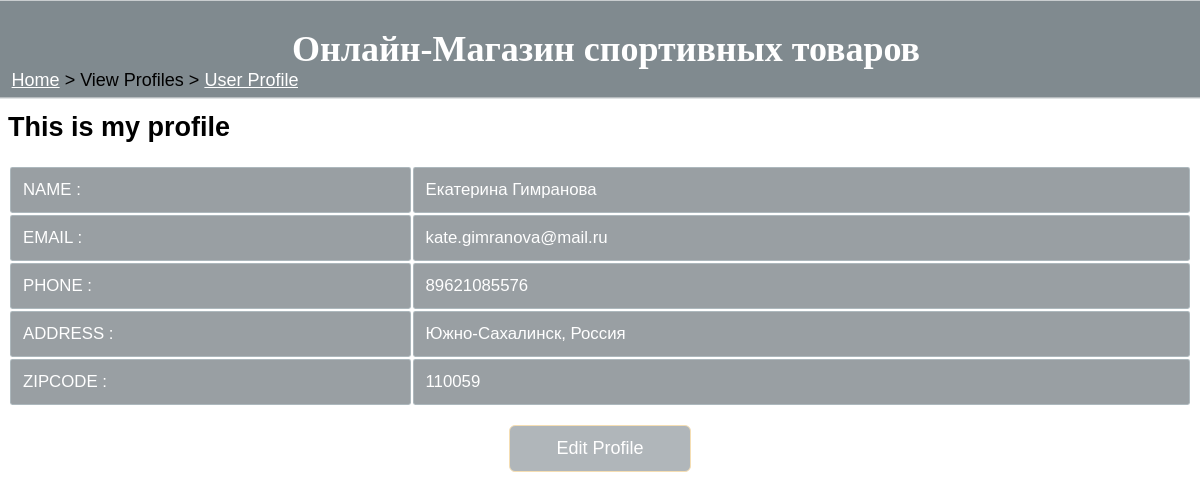
The page /viewprofile/1 (signed in) on the database its author committed.
### tables this page shows
CREATE TABLE "user_" (
	"userID"	INTEGER PRIMARY KEY AUTOINCREMENT,
	"name"	varchar(30) NOT NULL,
	"email"	varchar(30) UNIQUE,
	"phone"	varchar(13) NOT NULL,
	"city"	varchar(20) NOT NULL,
	"country"	varchar(20) NOT NULL,
	"zipcode"	varchar(6) NOT NULL,
	"password"	varchar(20) NOT NULL,
	"public_access"	TEXT
);

### app.py (the view)
@app.route("/viewprofile/<id>", methods=["GET"])
def view_profile(id):
    if "userid" not in session:
        return redirect(url_for('home'))
    userid = session["userid"]
    myprofile = (int(userid)==int(id))
    print(myprofile)
    data = profile(id)
    id_exists = True
    if data == False:
        id_exists = False
    profile_type = "Customer"
    return render_template("view_profile.html", type=profile_type, name=data[1],email=data[2],phone=data[3],city=data[4],country=data[5],
                           zip=data[6], myprofile = myprofile, id_exists=id_exists)

### database.py (called while the page is built)
def profile(id):
    conn = sqlite3.connect("shop.db")
    cur = conn.cursor()
    a = cur.execute("SELECT * FROM user_ WHERE userID=?", (id,))
    rows = a.fetchall()
    for row in rows:
        print(row)
    if len(rows)==0:
        return False
    print(rows[0])
    return rows[0]

### templates/view_profile.html
<html>
    <head>
        <link rel="stylesheet" href="{{url_for('static', filename='styles.css')}}">
      </head>
<body>
    <div class="sticky">
        <h1>Онлайн-Магазин спортивных товаров</h1>
    </div>
  <div class="nav">
    <p><a href="/">Home</a> > View Profiles > <a href="">User Profile</a></p>
  </div>
    {% if id_exists == True %}
    {% if myprofile==False %}
        <h2>User Profile</h2>
    {% else %}
        <h2>This is my profile</h2>
    {% endif %}
  <table>
    <tr>
      <td>NAME :</td><td>{{name}}</td>
    </tr>
    <tr>
      <td>EMAIL :</td><td>{{email}}</td>
    </tr>
    <tr>
      <td>PHONE :</td><td>{{phone}}</td>
    </tr>
    <tr>
      <td>ADDRESS :</td><td>{{city}}, {{country}}</td>
    </tr>
    <tr>
      <td>ZIPCODE :</td><td>{{zip}}</td>
    </tr>
  </table>
  {% if myprofile %}
  <p class="press"><a href="/editprofile/">Edit Profile</a></p>
      {% endif %}
    {% else %}
    <p>Такого идентификатора нет в базе данных</p>
      {% endif %}
</body>
</html>

### static/styles.css (style rules this page uses)
html, body { font-family: 'Source Sans Pro', sans-serif !important; }
div.sticky { position: -webkit-sticky; position: sticky; top: 0.2px; margin: -0.7vw; background-color: rgba(3, 22, 32, 0.5); color: white; padding: 0.3vw; font-size: 1.5vw; border-bottom: 1px solid white; font-family: fantasy; }
div.sticky h1 { padding-left:1vw; text-align: center; }
body { font-family: monospace; font-size: 1.5vw; background-image: url('1.jpg'); background-size: cover; background-repeat: no-repeat; background-attachment: fixed; color: black; max-width: 100%; overflow-x: hidden; }
div.nav { position: fixed; display: block; top: 5vw; margin:-0.7vw; padding-left:1vw; border:none; overflow: hidden; text-align: center; }
div.nav a { text-decoration: underline; color: white; }
.press { padding:0vw; font-size: 1.5vw; justify-content: center; margin-left: auto; margin-right: auto; margin-top: 1.5vw; margin-bottom: 1.5vw; }
.press a { background-color: rgba(3, 22, 32, 0.308); border-radius: 0.5vw; padding: 1vw; width: 13vw; display: block; margin: auto; text-decoration: none; color: white; border: 1px solid wheat; text-align: center; }
table { width: 100%; font-size: 1.4vw; }
td { border: 1px solid rgba(187, 203, 207, 0.589); border-radius: 0.2vw; padding:1vw; text-align: left; background-color: rgba(60, 71, 80, 0.521); color: white; word-wrap: break-word; }
a { text-decoration: underline; color: white; }

### rows shown on the page
user_: name "Екатерина Гимранова", email "kate.gimranova@mail.ru", phone "89621085576", city "Южно-Сахалинск", country "Россия", zipcode "110059"
